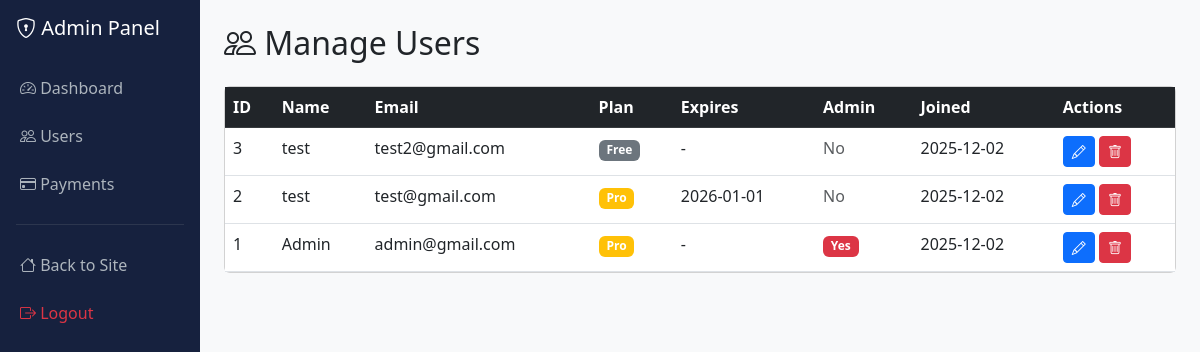
Page /admin/users (signed in) on the committed database.
### tables this page shows
CREATE TABLE users (
            id INTEGER PRIMARY KEY,
            name VARCHAR(100) NOT NULL,
            email VARCHAR(100) UNIQUE NOT NULL,
            password BLOB NOT NULL,
            is_admin INTEGER DEFAULT 0,
            subscription_plan VARCHAR(20) DEFAULT 'free',
            subscription_expires TIMESTAMP,
            created_at TIMESTAMP DEFAULT CURRENT_TIMESTAMP
        , telegram_bot_token VARCHAR(100), telegram_chat_id VARCHAR(50));

### app.py (the view)
@app.route('/admin/users')
@admin_required
def admin_users():
    conn = get_db()
    users = conn.execute('SELECT * FROM users ORDER BY created_at DESC').fetchall()
    conn.close()
    return render_template('admin/users.html', users=users)

### app.py (called while the page is built)
def admin_required(f):
    from functools import wraps
    @wraps(f)
    def decorated_function(*args, **kwargs):
        if not session.get('user_id'):
            return redirect(url_for('login'))
        conn = get_db()
        user = conn.execute('SELECT is_admin FROM users WHERE id = ?', (session['user_id'],)).fetchone()
        conn.close()
        if not user or not user['is_admin']:
            flash('Admin access required.', 'error')
            return redirect(url_for('index'))
        return f(*args, **kwargs)
    return decorated_function

def get_db():
    conn = sqlite3.connect(DATABASE)
    conn.row_factory = sqlite3.Row
    return conn

### templates/admin/users.html (shortened to what this page needs)
{% extends 'admin/base.html' %}
{% block content %}
<h2 class="mb-4"><i class="bi bi-people"></i> Manage Users</h2>
<div class="card">
    <div class="card-body p-0">
        <table class="table table-hover mb-0">
            <thead class="table-dark">
                <tr>
                    <th>ID</th>
                    <th>Name</th>
                    <th>Email</th>
                    <th>Plan</th>
                    <th>Expires</th>
                    <th>Admin</th>
                    <th>Joined</th>
                    <th>Actions</th>
                </tr>
            </thead>
            <tbody>
                {% for user in users %}
                <tr>
                    <td>{{ user['id'] }}</td>
                    <td>{{ user['name'] }}</td>
                    <td>{{ user['email'] }}</td>
                    <td>
                        <span class="badge bg-{{ 'warning' if user['subscription_plan'] == 'pro' else 'primary' if user['subscription_plan'] == 'basic' else 'secondary' }}">
                            {{ (user['subscription_plan'] or 'free')|title }}
                        </span>
                    </td>
                    <td>{{ user['subscription_expires'][:10] if user['subscription_expires'] else '-' }}</td>
                    <td>
                        {% if user['is_admin'] %}
                        <span class="badge bg-danger">Yes</span>
                        {% else %}
                        <span class="text-muted">No</span>
                        {% endif %}
                    </td>
                    <td>{{ user['created_at'][:10] if user['created_at'] else '-' }}</td>
                    <td>
                        <button class="btn btn-sm btn-primary" data-bs-toggle="modal" data-bs-target="#editUser{{ user['id'] }}">
                            <i class="bi bi-pencil"></i>
                        </button>
                        <form action="{{ url_for('admin_delete_user', user_id=user['id']) }}" method="POST" class="d-inline">
                            <button type="submit" class="btn btn-sm btn-danger" onclick="return confirm('Delete this user and all their data?')">
                                <i class="bi bi-trash"></i>
                            </button>
                        </form>
                    </td>
                </tr>
                {% endfor %}
            </tbody>
        </table>
    </div>
</div>
{% endblock %}

### templates/admin/base.html (style rules this page uses)
body { background: #1a1a2e; min-height: 100vh; }

### rows in the picture
users: id "3", name "test", email "test2@gmail.com", subscription_plan "Free", user "-", is_admin "No", created_at "2025-12-02"
users: id "2", name "test", email "test@gmail.com", subscription_plan "Pro", subscription_expires "2026-01-01", is_admin "No", created_at "2025-12-02"
users: id "1", name "Admin", email "admin@gmail.com", subscription_plan "Pro", user "-", is_admin "Yes", created_at "2025-12-02"
